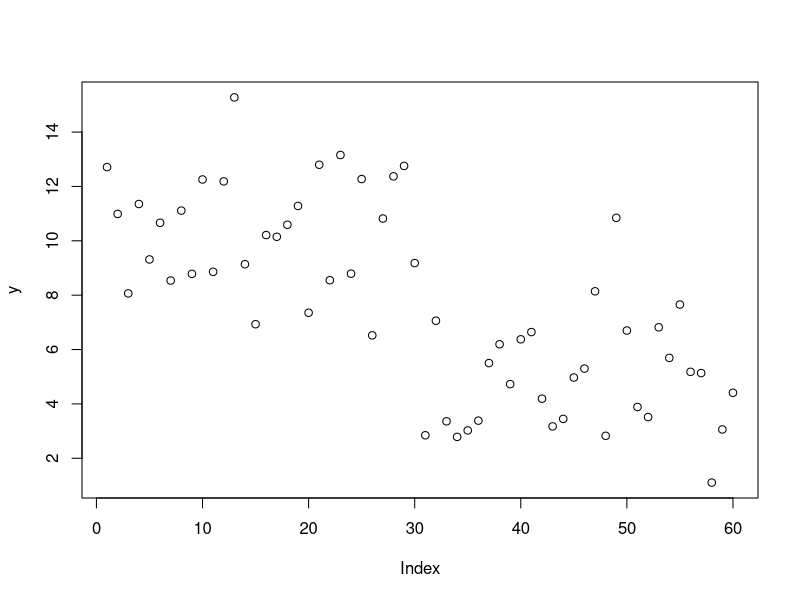
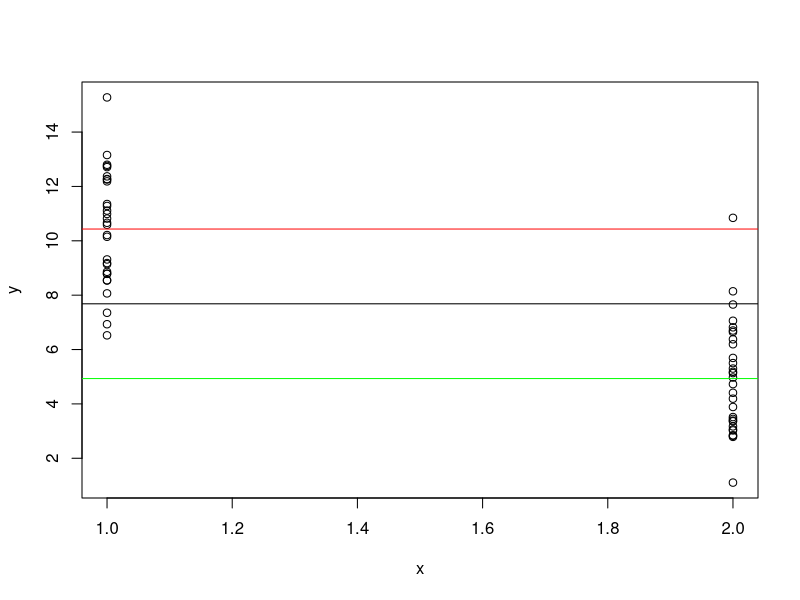
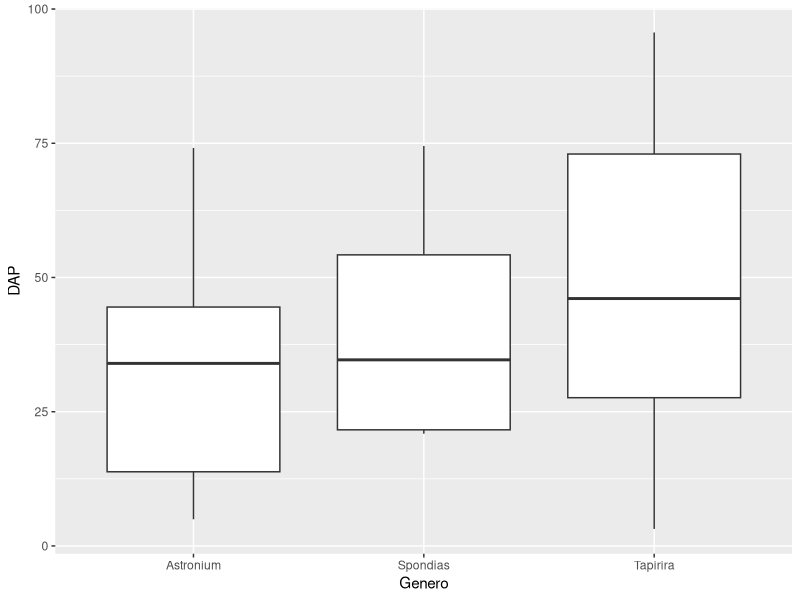

The R source for these figures, in order:
####################################################################
##                                                                ##
##  Análisis de datos utilizando el lenguaje de programación R:   ##
##  una experiencia de aprendizaje virtual en el aula invertida   ##
##                                                                ##
##                 Proyecto INNOVA-TIC 2021                       ##
##                                                                ##
## Creado por:     Björn Reu (breu@uis.edu.co )                   ##
##                 Yovanny Duran Barajas                          ##
##                 Zarith Tatiana Villamizar                      ##
##                 Silvia Fernanda Ardila Hurtado                 ## 
##                 Sergio Andres Bolivar-Santamaria               ##
##                                                                ##
##  con el apoyo de la Vicerrectoría Académica,                   ##
##  Universidad Industrial de Santander                           ##
##                                                                ##
####################################################################
##                                                                ##
##            ***   Unidad 2  ***  Sesión 2   ***                 ##
##                                                                ##
####################################################################

# En esta sesión vamos a aprender a realizar el test de análisis de varianza o ANOVA. Mediante esta prueba, se busca encontrar si hay diferencias significativas entre grupos y testear la hipótesis sobre las diferencias en las medias de estos grupos. Para poder calcularla, se tendrán en cuenta dos tipos de varianza: 1) La varianza entre grupos (los valores promedio de cada grupo se comparan con la media total de los datos); y la varianza dentro del grupo (la varianza de cada dato en un grupo con el promedio dentro del mismo grupo).

# Es importante que para poder realizar un Anova, se cumplan los siguientes requisitos o supuestos:
# 1)Normalidad
# 2)Independencia
# 3)Homocedasticidad

# Vamos a aprender primero como realizar la anova a mano paso a paso y luego utilizaremos la función de ANOVA en R.

###################################################################
##                  Anova a mano                                 ##
###################################################################

# Vamos a generar nuestros datos para hacer una Anova a mano. Supongamos que estamos experimentando con un tratamiento que permita a las plantulas de una planta crecer más rápido. Para esto tendremos dos grupos de plantas de una misma especie, unas a las que se les provea un compuesto "z" el cuál debería acelerar el crecimiento y otros a los que no. Llamaremos al grupo con el tratamiento "z" g1 y el otro grupo g2.

#Generamos datos aleatorios del crecimiento de las plantas, la cual es nuestra variable dependiente

g1 <- rnorm(30, 10, 2)

g2 <- rnorm(30, 5, 2)

y <- c(g1, g2) # Los concatenamos en un mismo vector

x <- rep(c(1, 2), each = 30) # Creamos la variable de nuestros grupos o variable independiente, el 1 corresponde a las plantulas g1 o "z"

plot(y)

plot(x, y) # En este punto parecen haber diferencia entre el crecimiento del grupo 1 y 2

# Ahora empezamos a realizar una ANOVA paso a paso. Para esto, hallaremos la suma de cuadrados y los grados de libertad, pues esto es igual a la varianza

#Obtenemos los promedios de cad agrupo y total, los cuales necesitaremos para hallar la suma de los residuales al cuadrado (suma total de la distancia entre cada observación con la media elevada al cuadrado)

tot.mean <- mean(y) # Obtenemos el promedio de todo el grupo
abline(tot.mean, 0) 
?abline
# a = intercepto, b = pendiente, para una linea horizontal la pendiente (slope) = 0

g1.mean <- mean(g1)
g2.mean <- mean(g2) 

abline(g1.mean, 0, col = "red") # media del grupo 1
abline(g2.mean, 0, col = "green") # media del grupo 2

# Calculamos la suma de cuadrados de los residuos, los cuales se dividen en suma de cuadrados totales (SST); el error de la suma de cuadrados (SSE), que se refiere a la varianza dentro de cada grupo que no se puede explicar; y la suma de cuadrados del tratamiento (SSA) o viarianza entre grupos

# Suma de cuadrados total: SST = SSE + SSA

SST <- sum((y - tot.mean) ^2) #Hallamos el SST sumando la resta entre la media de todos los datos con cada observación elevada al cuadrado

# Suma de cuadrados residual

SSE.g1 <- sum((g1 - g1.mean) ^2) # Realizamos el mismo paso para calcular el SST pero con el subconjunto de datos de cada grupo

SSE.g2 <- sum((g2 - g2.mean) ^2)

SSE <- SSE.g1 + SSE.g2 #sumamos los SSE de cada grupo

# SSA

SSA <- SST - SSE 

# A partir de acá, vamos a calcular el estadístico F, el promedio de los cuadrados (MSA Y MSE), los grados de libertad y el valor de p (valor de significancia) para determinar si nuestros grupos son estadísticamente diferentes

# MSA = SSA/k-1(grados de libertad)

MSA <- SSA/1 #siendo k igual al número de grupos, que en nuestro caso es 2

# MSE = SSE/k(n-1) (grados de libertad)

MSE <- SSE/58 #en este caso, n es igual a 30 o número de observaciones por grupo

# Estadístico F

Fval <- MSA/MSE 
Fval  

# Valor de significancia p = qf(0.95, k-1, k(n-1))

qf.sig <- qf(0.01, 1, 58)
qf.sig

# Usualmente, valores pequeños de p provienen de valores de F grandes, y estos a su vez sugieren una varianza mas grande entre grupos que dentro de cada grupo. En nuestro experimento, se puede concluir que la sustancia "z" está teniendo afectando el crecimiento de las plántulas de manera positiva.

# Finalmente, podemos usar el R2 para determinar cuanta varianza en nuestros datos (y) está siendo explicada por la variable independiente (x)

R2 = 1 - (SSE/SST)
R2 #68% de la varianza en nuestros datos puede ser explicada por la variable x

# Felicitaciones, hizo una ANOVA por usted mismo(a), paso a paso. De ahora en adelante, puede usar las funciones de R!

##################################################################
## Ejercicio

# 1) Cree dos vectores de datos aleatorios de 40 observaciones que se diferencien por sus valores medias, las cuales vienen de una distribcuón normal. Finalmente concatene ambos vectores

# 2) Cree un vector "y" en el cuál se repitan dos letras, cada una igual al número de observaciones de cada vector creado en el punto 1

# 3) Realice una anova con los vectores creados anteriormente e identifique si la varianza de ambos grupos es significativamente diferente 

## fin ejercicio
############################################################################

###################################################################
##                  Anova con funciones de R                     ##
###################################################################

# En R, usamos la función aov() para hacer una anova rápidamente

?aov()

aov(y ~ x)

# Si quieremos ver el valor de F y el valor de p, utilizamos la función summary

summary(aov(y ~ x)) 

# Vemos que el valor de F es igual al que calculamos anteriormente, y también el valor de p (Pr(>F)) es significativo y recahzamos la hipótesis nula H0. 

# Hasta este punto, hemos realizado un anova de una vía, ya que solo determinamos el efecto de una sola variable independiente, lo que es igual a realizar una regresión lineal simple, ya que Anova es un método que ocurre dentro del modelo de la regresión lineal.

summary(lm(y ~ x))

###################################################################
##                  Anova con datos reales                       ##
###################################################################

library(tidyverse)

setwd("~/R/Nuevo curso")

# En esta sección vamos a explorar el análisis de anova con un set de datos que contiene información taxonómica de especies vegetales, abundancia e información del diametro promedio de cada especie colectada en diferentes parcelas. Estos datos hacen parte de la fundación COLTREE, la cual se dedica al monitoreo de parcelas permanentes de vegetacion a nivel nacional, con el proposito de comprender el funcionamiento de los bosques en terminos de su productividad vegetal y su relacion con el ciclo del carbono. 

dat <- read_csv("Species_Coltree.csv")

# Utilizando la función de Anova en R, vamos a evaluar si existen diferencias en el diametro entre los géneros de plantas de una misma familia. En este ejemplo, vamos a trabajar con mas de dos grupos ya que es más frecuente utilizar otra prueba (T-Test) para comparar solo dos grupos.

# Escogemos la familia Anacardiaceae

familia <- dat %>% 
  filter(N_Familia == "ANACARDIACEAE")

# Visualizamos las medias de los géneros

familia %>% 
  ggplot(aes(x = Genero, y = DAP)) +
  geom_boxplot()

# Realizamos la Anova

anova <- aov(familia$DAP ~ familia$Genero)

summary(anova)

# En este ejemplo, vemos que tenemos un valor de F bajo, y un valor de p>0.05, por lo que concluimos que el diametro entre los géneros de esta familia no difieren entré si significativamente. Sin embargo, con summary no obtenemos información sobre cuáles grupos se están diferenciando o no. Para esto, hacemos uso de una prueba post-hoc o "Tukey's Honest Significant Differences" (HSD) para ayudarnos a cuantificar cuales grupos difieren entre ellos.

?TukeyHSD()

TukeyHSD(anova)

# Podemos ver un valor de p asociado a la interacción entre grupos. Vemos que los géneros que más difieren son Tapirira y Spondias, sin embargo no es significativo

##################################################################
## Ejercicio

# Realice una Anova para evaluar si existen diferencias en el diametro entre las familias de dos parcelas diferentes y realice una prueba post hoc

## fin ejercicio
############################################################################
